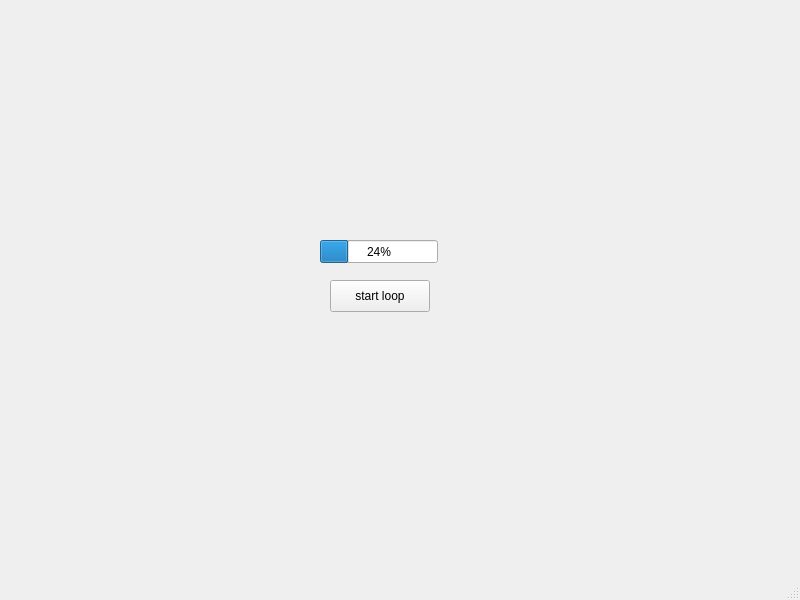
<?xml version="1.0" encoding="UTF-8"?>
<ui version="4.0">
 <class>MainWindow</class>
 <widget class="QMainWindow" name="MainWindow">
  <property name="geometry">
   <rect>
    <x>0</x>
    <y>0</y>
    <width>800</width>
    <height>600</height>
   </rect>
  </property>
  <property name="windowTitle">
   <string>MainWindow</string>
  </property>
  <widget class="QWidget" name="centralwidget">
   <widget class="QProgressBar" name="hum_bar">
    <property name="geometry">
     <rect>
      <x>320</x>
      <y>240</y>
      <width>118</width>
      <height>23</height>
     </rect>
    </property>
    <property name="value">
     <number>24</number>
    </property>
   </widget>
   <widget class="QPushButton" name="start">
    <property name="geometry">
     <rect>
      <x>330</x>
      <y>280</y>
      <width>100</width>
      <height>32</height>
     </rect>
    </property>
    <property name="text">
     <string>start loop</string>
    </property>
   </widget>
  </widget>
  <widget class="QMenuBar" name="menubar">
   <property name="geometry">
    <rect>
     <x>0</x>
     <y>0</y>
     <width>800</width>
     <height>24</height>
    </rect>
   </property>
  </widget>
  <widget class="QStatusBar" name="statusbar"/>
 </widget>
 <resources/>
 <connections/>
</ui>
